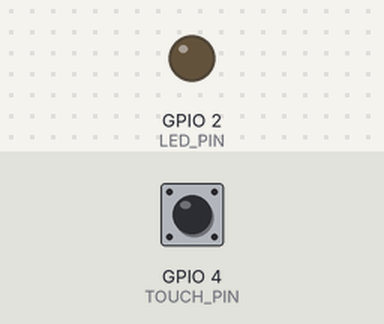
A sketch run on a simulated ESP32. On the bench: output pins drawn as LEDs (lit = HIGH). The inputs (shaded band) are chosen by the test bench; at power-on: GPIO 4 (TOUCH_PIN) HIGH. What the sketch prints to the serial monitor is not drawn.

Above: at 0.0 s.
At 1.2 s:
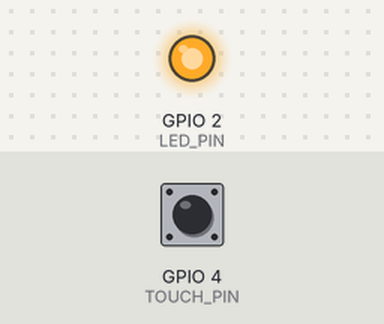
Timing chart, 0 to 2.7 s (numbered marks = the images above):
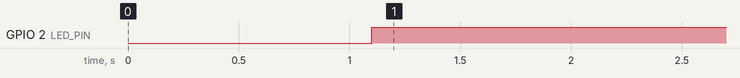

Measured:
- by itself, GPIO 2 (LED_PIN): LOW → HIGH at 1.1 s

The sketch:

ex04.ino
```cpp
// 定义触摸引脚
#define TOUCH_PIN 4
// 定义LED引脚
#define LED_PIN 2

// 阈值：未触摸约1800，触摸时<10，设为100足够
int threshold = 100;

// 状态变量
bool ledState = false;          // LED当前状态
bool stableTouchState = false;  // 当前稳定的触摸状态
bool lastRawTouch = false;      // 上一次读取的原始触摸状态
unsigned long lastDebounceTime = 0;
const unsigned long debounceDelay = 50;  // 防抖时间

void setup() {
  Serial.begin(115200);
  delay(1000);

  pinMode(LED_PIN, OUTPUT);
  digitalWrite(LED_PIN, LOW);   // 初始熄灭LED
  Serial.println("自锁触摸开关已启动");
}

void loop() {
  int touchValue = touchRead(TOUCH_PIN);
  bool rawTouch = (touchValue < threshold);

  // 如果原始状态发生变化，重置防抖计时器，并记录当前状态
  if (rawTouch != lastRawTouch) {
    lastDebounceTime = millis();
    lastRawTouch = rawTouch;  // 更新上次读取状态
  }

  // 当状态稳定超过防抖时间后，如果稳定状态与当前原始状态不同，则更新稳定状态
  if ((millis() - lastDebounceTime) > debounceDelay) {
    if (rawTouch != stableTouchState) {
      stableTouchState = rawTouch;

      // 边缘检测：只在稳定状态从 false 变为 true 翻转LED
      if (stableTouchState == true) {
        ledState = !ledState;
        digitalWrite(LED_PIN, ledState ? HIGH : LOW);
        Serial.print("LED toggled -> ");
        Serial.println(ledState ? "ON" : "OFF");
      }
    }
  }


  delay(50);
}
```
